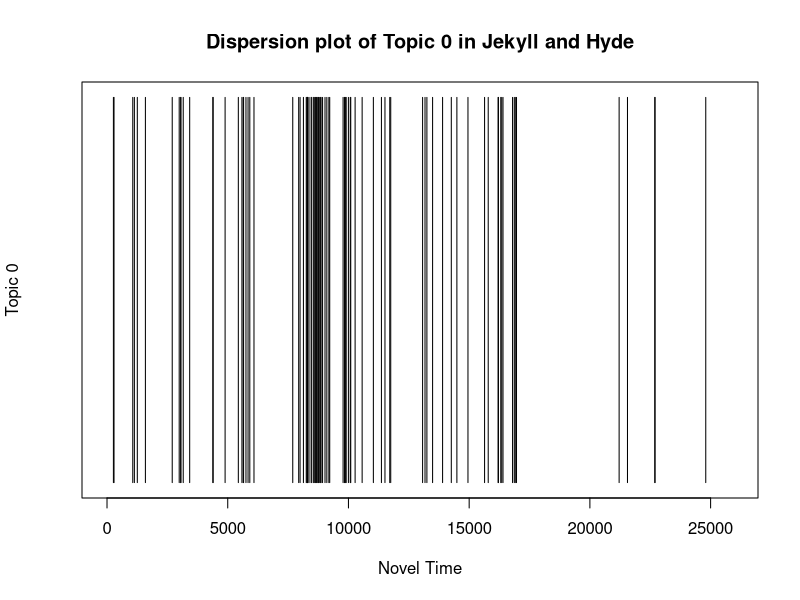
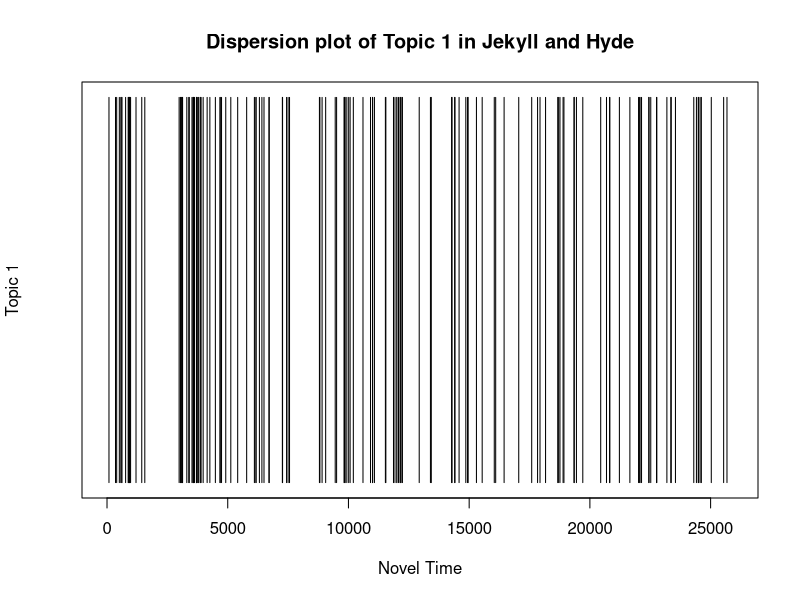

Source code (R) for these figures, in order:
setwd ("~/Documents/GitHub/Jekyll-and-Hyde/")
text.v <- scan("edwardh.txt", what="character", sep="\n")
start.v <-which(text.v == "STORY OF THE DOOR")
end.v <-2135L
start.metadata.v <-text.v[1:start.v-1]
end.metadata.v <- text.v[(end.v+1):length(text.v)]
metadata.v <- c(start.metadata.v, end.metadata.v)
novel.lines.v <- text.v[start.v:end.v]
novel.v <- paste(novel.lines.v, collapse=" ")
novel.lower.v <- tolower(novel.v)
hyde.words.1 <-strsplit(novel.lower.v, "\\W")
hyde.words.v <- unlist(hyde.words.1)
not.blanks.v <- which(hyde.words.v!="")
hyde.words.v <- hyde.words.v[not.blanks.v]
hyde.freqs.t <-table(hyde.words.v)
sorted.hyde.freqs.t <- sort(hyde.freqs.t, decreasing=TRUE)
n.time.v <-seq(1:length(hyde.words.v))
##Create Plot for Topic 0##
letter.v <-which(hyde.words.v == "letter")
doctor.v <-which(hyde.words.v == "doctor")
client.v <-which(hyde.words.v == "client")
friends.v <-which(hyde.words.v == "friends")
mark.v <-which(hyde.words.v == "mark")
bottle.v <-which(hyde.words.v == "bottle")
handed.v <-which(hyde.words.v == "handed")
escape.v <-which(hyde.words.v == "escape")
judge.v <-which(hyde.words.v == "judge")
swear.v <-which(hyde.words.v == "swear")
topic.zero.v <-c(letter.v, doctor.v, client.v, friends.v, mark.v, bottle.v, handed.v, escape.v, judge.v, swear.v)
zero.count.v <-rep(NA,length(n.time.v))
zero.count.v[topic.zero.v] <- 1
plot(zero.count.v, main="Dispersion plot of Topic 0 in Jekyll and Hyde", xlab="Novel Time", ylab="Topic 0", type="h", ylim=c(0,1), yaxt='n')
##Create Plot for Topic 1##
city.v <-which(hyde.words.v == "city")
ten.v <-which(hyde.words.v == "ten")
corner.v <-which(hyde.words.v == "corner")
along.v <-which(hyde.words.v == "along")
bystreet.v <-which(hyde.words.v == "by-street")
interest.v <-which(hyde.words.v == "interest")
sounds.v <-which(hyde.words.v == "sounds")
mind.v <-which(hyde.words.v == "mind")
two.v <-which(hyde.words.v == "two")
face.v <-which(hyde.words.v == "face")
topic.one.v <-c(city.v, ten.v, corner.v, along.v, bystreet.v, interest.v, sounds.v, mind.v, two.v, face.v)
one.count.v <-rep(NA,length(n.time.v))
one.count.v[topic.one.v] <- 1
plot(one.count.v, main="Dispersion plot of Topic 1 in Jekyll and Hyde", xlab="Novel Time", ylab="Topic 1", type="h", ylim=c(0,1), yaxt='n')
